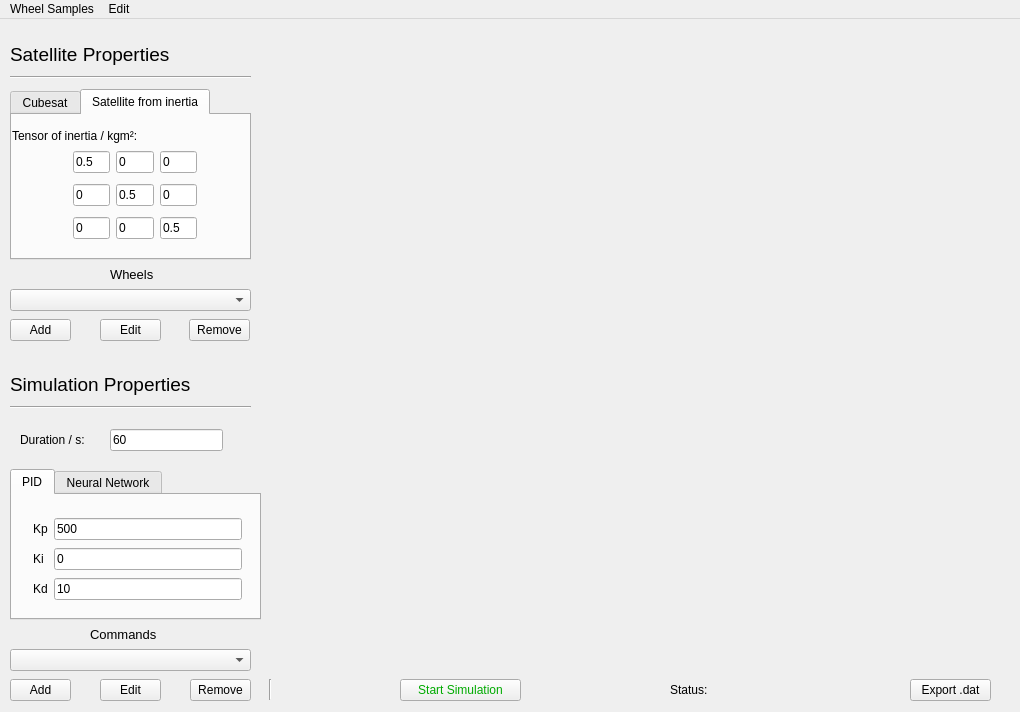
<?xml version="1.0" encoding="UTF-8"?>
<ui version="4.0">
 <class>SatSimApp</class>
 <widget class="QMainWindow" name="SatSimApp">
  <property name="geometry">
   <rect>
    <x>0</x>
    <y>0</y>
    <width>1020</width>
    <height>712</height>
   </rect>
  </property>
  <property name="windowTitle">
   <string>SatSimApp</string>
  </property>
  <widget class="QWidget" name="centralWidget">
   <widget class="QCustomPlot" name="qPlot" native="true">
    <property name="geometry">
     <rect>
      <x>270</x>
      <y>30</y>
      <width>741</width>
      <height>621</height>
     </rect>
    </property>
   </widget>
   <widget class="QPushButton" name="startSimulation">
    <property name="geometry">
     <rect>
      <x>400</x>
      <y>660</y>
      <width>121</width>
      <height>22</height>
     </rect>
    </property>
    <property name="palette">
     <palette>
      <active>
       <colorrole role="ButtonText">
        <brush brushstyle="SolidPattern">
         <color alpha="255">
          <red>0</red>
          <green>170</green>
          <blue>0</blue>
         </color>
        </brush>
       </colorrole>
      </active>
      <inactive>
       <colorrole role="ButtonText">
        <brush brushstyle="SolidPattern">
         <color alpha="255">
          <red>0</red>
          <green>170</green>
          <blue>0</blue>
         </color>
        </brush>
       </colorrole>
      </inactive>
      <disabled>
       <colorrole role="ButtonText">
        <brush brushstyle="SolidPattern">
         <color alpha="255">
          <red>190</red>
          <green>190</green>
          <blue>190</blue>
         </color>
        </brush>
       </colorrole>
      </disabled>
     </palette>
    </property>
    <property name="text">
     <string>Start Simulation</string>
    </property>
   </widget>
   <widget class="QPushButton" name="exportDat">
    <property name="geometry">
     <rect>
      <x>910</x>
      <y>660</y>
      <width>81</width>
      <height>22</height>
     </rect>
    </property>
    <property name="text">
     <string>Export .dat</string>
    </property>
   </widget>
   <widget class="QLabel" name="label">
    <property name="geometry">
     <rect>
      <x>10</x>
      <y>20</y>
      <width>181</width>
      <height>31</height>
     </rect>
    </property>
    <property name="font">
     <font>
      <pointsize>14</pointsize>
     </font>
    </property>
    <property name="text">
     <string>Satellite Properties</string>
    </property>
   </widget>
   <widget class="Line" name="line">
    <property name="geometry">
     <rect>
      <x>10</x>
      <y>50</y>
      <width>241</width>
      <height>16</height>
     </rect>
    </property>
    <property name="orientation">
     <enum>Qt::Horizontal</enum>
    </property>
   </widget>
   <widget class="QTabWidget" name="satTab">
    <property name="geometry">
     <rect>
      <x>10</x>
      <y>70</y>
      <width>241</width>
      <height>171</height>
     </rect>
    </property>
    <property name="font">
     <font>
      <pointsize>9</pointsize>
     </font>
    </property>
    <property name="currentIndex">
     <number>1</number>
    </property>
    <widget class="QWidget" name="cubesatTab">
     <attribute name="title">
      <string>Cubesat</string>
     </attribute>
     <widget class="QWidget" name="gridLayoutWidget">
      <property name="geometry">
       <rect>
        <x>2</x>
        <y>0</y>
        <width>231</width>
        <height>141</height>
       </rect>
      </property>
      <layout class="QGridLayout" name="gridLayout">
       <item row="0" column="0">
        <widget class="QLabel" name="label_3">
         <property name="text">
          <string>Mass / kg:</string>
         </property>
        </widget>
       </item>
       <item row="1" column="0">
        <widget class="QLabel" name="label_2">
         <property name="text">
          <string>Length / m:</string>
         </property>
        </widget>
       </item>
       <item row="0" column="1">
        <widget class="QLineEdit" name="massEdit">
         <property name="text">
          <string>50</string>
         </property>
        </widget>
       </item>
       <item row="1" column="1">
        <widget class="QLineEdit" name="lengthEdit">
         <property name="text">
          <string>0.3</string>
         </property>
        </widget>
       </item>
      </layout>
     </widget>
    </widget>
    <widget class="QWidget" name="inertiaSatTab">
     <attribute name="title">
      <string>Satellite from inertia</string>
     </attribute>
     <widget class="QWidget" name="gridLayoutWidget_2">
      <property name="geometry">
       <rect>
        <x>50</x>
        <y>20</y>
        <width>146</width>
        <height>121</height>
       </rect>
      </property>
      <layout class="QGridLayout" name="gridLayout_2">
       <item row="1" column="0">
        <widget class="QLineEdit" name="y1">
         <property name="text">
          <string>0</string>
         </property>
        </widget>
       </item>
       <item row="0" column="2">
        <widget class="QLineEdit" name="x3">
         <property name="text">
          <string>0</string>
         </property>
        </widget>
       </item>
       <item row="0" column="1">
        <widget class="QLineEdit" name="x2">
         <property name="text">
          <string>0</string>
         </property>
        </widget>
       </item>
       <item row="1" column="1">
        <widget class="QLineEdit" name="y2">
         <property name="text">
          <string>0.5</string>
         </property>
        </widget>
       </item>
       <item row="0" column="0">
        <widget class="QLineEdit" name="x1">
         <property name="text">
          <string>0.5</string>
         </property>
        </widget>
       </item>
       <item row="1" column="2">
        <widget class="QLineEdit" name="y3">
         <property name="text">
          <string>0</string>
         </property>
        </widget>
       </item>
       <item row="2" column="0">
        <widget class="QLineEdit" name="z1">
         <property name="text">
          <string>0</string>
         </property>
        </widget>
       </item>
       <item row="2" column="1">
        <widget class="QLineEdit" name="z2">
         <property name="text">
          <string>0</string>
         </property>
        </widget>
       </item>
       <item row="2" column="2">
        <widget class="QLineEdit" name="z3">
         <property name="text">
          <string>0.5</string>
         </property>
        </widget>
       </item>
      </layout>
     </widget>
     <widget class="QLabel" name="label_4">
      <property name="geometry">
       <rect>
        <x>0</x>
        <y>10</y>
        <width>151</width>
        <height>21</height>
       </rect>
      </property>
      <property name="text">
       <string>Tensor of inertia / kgm²:</string>
      </property>
     </widget>
    </widget>
   </widget>
   <widget class="QLabel" name="label_5">
    <property name="geometry">
     <rect>
      <x>10</x>
      <y>350</y>
      <width>221</width>
      <height>31</height>
     </rect>
    </property>
    <property name="font">
     <font>
      <pointsize>14</pointsize>
     </font>
    </property>
    <property name="text">
     <string>Simulation Properties</string>
    </property>
   </widget>
   <widget class="Line" name="line_2">
    <property name="geometry">
     <rect>
      <x>10</x>
      <y>380</y>
      <width>241</width>
      <height>16</height>
     </rect>
    </property>
    <property name="orientation">
     <enum>Qt::Horizontal</enum>
    </property>
   </widget>
   <widget class="QComboBox" name="wheelComboBox">
    <property name="geometry">
     <rect>
      <x>10</x>
      <y>270</y>
      <width>241</width>
      <height>22</height>
     </rect>
    </property>
   </widget>
   <widget class="QPushButton" name="addWheel">
    <property name="geometry">
     <rect>
      <x>10</x>
      <y>300</y>
      <width>61</width>
      <height>22</height>
     </rect>
    </property>
    <property name="text">
     <string>Add</string>
    </property>
   </widget>
   <widget class="QPushButton" name="editWheel">
    <property name="geometry">
     <rect>
      <x>100</x>
      <y>300</y>
      <width>61</width>
      <height>22</height>
     </rect>
    </property>
    <property name="text">
     <string>Edit</string>
    </property>
   </widget>
   <widget class="QPushButton" name="removeWheel">
    <property name="geometry">
     <rect>
      <x>189</x>
      <y>300</y>
      <width>61</width>
      <height>22</height>
     </rect>
    </property>
    <property name="text">
     <string>Remove</string>
    </property>
   </widget>
   <widget class="QLabel" name="label_6">
    <property name="geometry">
     <rect>
      <x>110</x>
      <y>240</y>
      <width>51</width>
      <height>31</height>
     </rect>
    </property>
    <property name="font">
     <font>
      <pointsize>10</pointsize>
     </font>
    </property>
    <property name="text">
     <string>Wheels</string>
    </property>
   </widget>
   <widget class="QTabWidget" name="ctrlTab">
    <property name="geometry">
     <rect>
      <x>10</x>
      <y>450</y>
      <width>251</width>
      <height>151</height>
     </rect>
    </property>
    <property name="font">
     <font>
      <pointsize>9</pointsize>
     </font>
    </property>
    <property name="currentIndex">
     <number>0</number>
    </property>
    <widget class="QWidget" name="tab_3">
     <attribute name="title">
      <string>PID</string>
     </attribute>
     <widget class="QWidget" name="gridLayoutWidget_3">
      <property name="geometry">
       <rect>
        <x>10</x>
        <y>10</y>
        <width>231</width>
        <height>111</height>
       </rect>
      </property>
      <layout class="QGridLayout" name="gridLayout_3">
       <item row="3" column="0">
        <widget class="QLabel" name="label_9">
         <property name="text">
          <string>Kd</string>
         </property>
        </widget>
       </item>
       <item row="2" column="0">
        <widget class="QLabel" name="label_8">
         <property name="text">
          <string>Ki</string>
         </property>
        </widget>
       </item>
       <item row="2" column="1">
        <widget class="QLineEdit" name="iEdit">
         <property name="text">
          <string>0</string>
         </property>
        </widget>
       </item>
       <item row="1" column="0">
        <widget class="QLabel" name="label_7">
         <property name="text">
          <string>Kp</string>
         </property>
        </widget>
       </item>
       <item row="1" column="1">
        <widget class="QLineEdit" name="pEdit">
         <property name="text">
          <string>500</string>
         </property>
        </widget>
       </item>
       <item row="3" column="1">
        <widget class="QLineEdit" name="dEdit">
         <property name="text">
          <string>10</string>
         </property>
        </widget>
       </item>
      </layout>
     </widget>
    </widget>
    <widget class="QWidget" name="tab_4">
     <attribute name="title">
      <string>Neural Network</string>
     </attribute>
     <widget class="QPushButton" name="loadNet">
      <property name="geometry">
       <rect>
        <x>10</x>
        <y>90</y>
        <width>80</width>
        <height>22</height>
       </rect>
      </property>
      <property name="text">
       <string>Load</string>
      </property>
     </widget>
     <widget class="QPushButton" name="saveDnn">
      <property name="enabled">
       <bool>false</bool>
      </property>
      <property name="geometry">
       <rect>
        <x>169</x>
        <y>90</y>
        <width>61</width>
        <height>22</height>
       </rect>
      </property>
      <property name="text">
       <string>Save</string>
      </property>
     </widget>
     <widget class="QPushButton" name="train">
      <property name="geometry">
       <rect>
        <x>170</x>
        <y>40</y>
        <width>61</width>
        <height>22</height>
       </rect>
      </property>
      <property name="text">
       <string>Train</string>
      </property>
     </widget>
     <widget class="QLabel" name="dnnStatus">
      <property name="geometry">
       <rect>
        <x>10</x>
        <y>40</y>
        <width>131</width>
        <height>21</height>
       </rect>
      </property>
      <property name="text">
       <string>No DNN loaded.</string>
      </property>
     </widget>
     <widget class="QLabel" name="label_13">
      <property name="geometry">
       <rect>
        <x>20</x>
        <y>10</y>
        <width>201</width>
        <height>21</height>
       </rect>
      </property>
      <property name="font">
       <font>
        <weight>50</weight>
        <italic>false</italic>
        <bold>false</bold>
        <underline>true</underline>
       </font>
      </property>
      <property name="text">
       <string>Load existing or train new DNN.</string>
      </property>
     </widget>
    </widget>
   </widget>
   <widget class="QLabel" name="label_10">
    <property name="geometry">
     <rect>
      <x>670</x>
      <y>660</y>
      <width>51</width>
      <height>21</height>
     </rect>
    </property>
    <property name="text">
     <string>Status: </string>
    </property>
   </widget>
   <widget class="QLabel" name="label_11">
    <property name="geometry">
     <rect>
      <x>20</x>
      <y>410</y>
      <width>81</width>
      <height>21</height>
     </rect>
    </property>
    <property name="text">
     <string>Duration / s:</string>
    </property>
   </widget>
   <widget class="QLineEdit" name="durationEdit">
    <property name="geometry">
     <rect>
      <x>110</x>
      <y>410</y>
      <width>113</width>
      <height>22</height>
     </rect>
    </property>
    <property name="text">
     <string>60</string>
    </property>
   </widget>
   <widget class="QLabel" name="label_12">
    <property name="geometry">
     <rect>
      <x>90</x>
      <y>600</y>
      <width>81</width>
      <height>31</height>
     </rect>
    </property>
    <property name="font">
     <font>
      <pointsize>10</pointsize>
     </font>
    </property>
    <property name="text">
     <string>Commands</string>
    </property>
   </widget>
   <widget class="QComboBox" name="cmdComboBox">
    <property name="geometry">
     <rect>
      <x>10</x>
      <y>630</y>
      <width>241</width>
      <height>22</height>
     </rect>
    </property>
   </widget>
   <widget class="QPushButton" name="addCmd">
    <property name="geometry">
     <rect>
      <x>10</x>
      <y>660</y>
      <width>61</width>
      <height>22</height>
     </rect>
    </property>
    <property name="text">
     <string>Add</string>
    </property>
   </widget>
   <widget class="QPushButton" name="editCmd">
    <property name="geometry">
     <rect>
      <x>100</x>
      <y>660</y>
      <width>61</width>
      <height>22</height>
     </rect>
    </property>
    <property name="text">
     <string>Edit</string>
    </property>
   </widget>
   <widget class="QPushButton" name="pushButton_10">
    <property name="geometry">
     <rect>
      <x>20</x>
      <y>1020</y>
      <width>61</width>
      <height>22</height>
     </rect>
    </property>
    <property name="text">
     <string>Add</string>
    </property>
   </widget>
   <widget class="QPushButton" name="removeCmd">
    <property name="geometry">
     <rect>
      <x>190</x>
      <y>660</y>
      <width>61</width>
      <height>22</height>
     </rect>
    </property>
    <property name="text">
     <string>Remove</string>
    </property>
   </widget>
   <widget class="QPushButton" name="pushButton_12">
    <property name="geometry">
     <rect>
      <x>31</x>
      <y>1380</y>
      <width>61</width>
      <height>22</height>
     </rect>
    </property>
    <property name="text">
     <string>Add</string>
    </property>
   </widget>
   <widget class="QPushButton" name="pushButton_14">
    <property name="geometry">
     <rect>
      <x>41</x>
      <y>1380</y>
      <width>61</width>
      <height>22</height>
     </rect>
    </property>
    <property name="text">
     <string>Add</string>
    </property>
   </widget>
   <widget class="Line" name="line_5">
    <property name="geometry">
     <rect>
      <x>260</x>
      <y>660</y>
      <width>20</width>
      <height>21</height>
     </rect>
    </property>
    <property name="orientation">
     <enum>Qt::Vertical</enum>
    </property>
   </widget>
   <widget class="QLabel" name="statusLabel">
    <property name="geometry">
     <rect>
      <x>730</x>
      <y>660</y>
      <width>101</width>
      <height>21</height>
     </rect>
    </property>
    <property name="font">
     <font>
      <weight>75</weight>
      <bold>true</bold>
     </font>
    </property>
    <property name="text">
     <string/>
    </property>
   </widget>
  </widget>
  <widget class="QMenuBar" name="menuBar">
   <property name="geometry">
    <rect>
     <x>0</x>
     <y>0</y>
     <width>1020</width>
     <height>19</height>
    </rect>
   </property>
   <widget class="QMenu" name="menuSamples">
    <property name="title">
     <string>Wheel Samples</string>
    </property>
    <addaction name="actionRSI68_170_60"/>
    <addaction name="action10Nms_Reaction_Wheel"/>
    <addaction name="action4_Wheels"/>
    <addaction name="actionFaulhaber_2209"/>
   </widget>
   <widget class="QMenu" name="menuEdit">
    <property name="title">
     <string>Edit</string>
    </property>
    <addaction name="actionPreferences_2"/>
   </widget>
   <addaction name="menuSamples"/>
   <addaction name="menuEdit"/>
  </widget>
  <action name="actionNew_Simulation">
   <property name="text">
    <string>New Simulation</string>
   </property>
  </action>
  <action name="actionSave">
   <property name="text">
    <string>Save</string>
   </property>
  </action>
  <action name="actionLoad">
   <property name="text">
    <string>Load</string>
   </property>
  </action>
  <action name="actionClode">
   <property name="text">
    <string>Close</string>
   </property>
  </action>
  <action name="actionPreferences">
   <property name="text">
    <string>Preferences</string>
   </property>
  </action>
  <action name="actionRSI68_170_60">
   <property name="text">
    <string>RSI68-170/60</string>
   </property>
  </action>
  <action name="action10Nms_Reaction_Wheel">
   <property name="text">
    <string>10Nms Reaction Wheel</string>
   </property>
  </action>
  <action name="action4_Wheels">
   <property name="text">
    <string>4 Wheels</string>
   </property>
  </action>
  <action name="actionFaulhaber_2209">
   <property name="text">
    <string>Faulhaber 2209</string>
   </property>
  </action>
  <action name="actionPreferences_2">
   <property name="text">
    <string>Preferences</string>
   </property>
  </action>
 </widget>
 <layoutdefault spacing="6" margin="11"/>
 <customwidgets>
  <customwidget>
   <class>QCustomPlot</class>
   <extends>QWidget</extends>
   <header>qcustomplot.h</header>
   <container>1</container>
  </customwidget>
 </customwidgets>
 <resources/>
 <connections/>
</ui>
